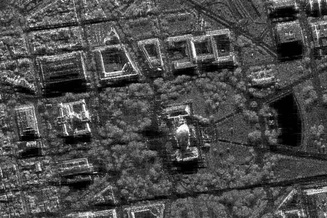
#> input picture sar_1_gray.jpg, 327 x 218 px, shrunk from 600 x 400 before the run
$ jupyter execute Lab1.ipynb
#> lines starting #> are read from the running program, lines starting #| are printed output that depends on the picture; after the words box and inside, x2 and y2 are one past the last pixel; in counts of white or black regions, pixels touching at a corner belong together; long printed decimals are rounded
[cell 1]
import os
import cv2
import numpy as np
import matplotlib.pyplot as plt
from skimage import io

os.makedirs('Data', exist_ok=True)

def save_fig(name):
    plt.savefig(os.path.join('Data', name), dpi=300, bbox_inches='tight')

img_file = 'sar_1_gray.jpg'

## 1. Загрузите изображение в оттенках серого

[cell 2]
img = io.imread(img_file)
#> img is the input picture: shape (218, 327); min 0, max 255, mean 74.9
#img_gray = io.imread(img_file, as_gray=True)
#img_gray = cv2.cvtColor(img, cv2.COLOR_BGR2GRAY)
img_gray = cv2.imread(img_file, cv2.IMREAD_GRAYSCALE)

print(img.shape, img_gray.shape, img_gray.dtype)
#| (218, 327) (218, 327) uint8

## 2. Постройте гистограмму

[cell 3]
b_hist = cv2.calcHist([img_gray],[0],None,[256],(0,256), accumulate=False)
#> b_hist = 256 values, max 840 at index 67, min 3 at index 246, mean 278.5
plt.figure(figsize=(12, 4))
plt.suptitle('Гистограммы', fontsize=16)

plt.subplot(1,3,1)
plt.title('Histogram')
plt.plot(b_hist)

b_hist_cum = b_hist.cumsum()
#> b_hist_cum = 256 values from 597 to 71286
plt.subplot(1,3,2)
plt.title('Cumulative')
plt.plot(b_hist_cum)

b_hist_norm = b_hist /  (img.shape[0] * img.shape[1])
#> b_hist_norm = 256 values, max 0.0118 at index 67, min 4.21e-05 at index 246, mean 0.00391
plt.subplot(1,3,3)
plt.title('Normalized')
plt.plot(b_hist_norm)

save_fig('histograms.png')
#> in save_fig, `plt.savefig(os.path.join('Data', name), dpi=300, bbox_inches='tight')`:
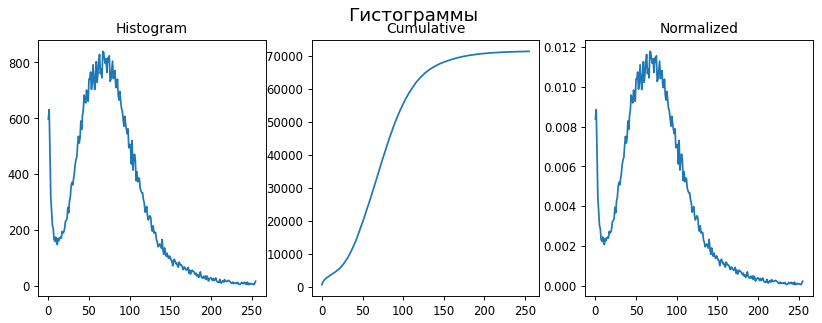
#> figure drawn by matplotlib, 3 panels; panel 1: curve peaks at x = 67, y = 840; panel 2: curve peaks at x = 255, y = 71286; panel 3: curve peaks at x = 67, y = 0.0118

## 3. Гамма-коррекция с параметром гамма < 1, > 1

[cell 4]
img_norm = img_gray.astype('float32')
img_norm = img_norm / img_norm.max()

def gamma_correction(img_, gamma):
#> called with gamma = 0.5
    return np.power(img_, gamma)
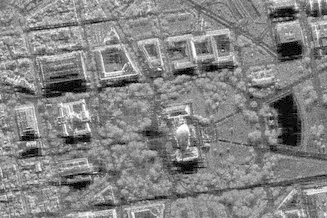
#> returned value: shape (218, 327) float32; min 0, max 1, mean 0.518

gamma_low = 0.5
gamma_high = 2.0

img_gamma_low = gamma_correction(img_norm, gamma_low)
img_gamma_high = gamma_correction(img_norm, gamma_high)
#> call 2 of gamma_correction, with gamma = 2
#> in gamma_correction (call 2), `return np.power(img_, gamma)`:
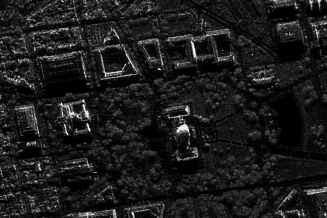
#> returned value: shape (218, 327) float32; min 0, max 1, mean 0.111

img_gamma_low_8 = (img_gamma_low*255.).astype('uint8')
img_gamma_high_8 = (img_gamma_high*255.).astype('uint8')

plt.figure(figsize=(12, 4))
plt.suptitle('Гамма', fontsize=16)

plt.subplot(1,3,1)
plt.title('Gamma < 1')
plt.imshow(img_gamma_low_8, cmap='gray')
plt.axis('off')
plt.subplot(1,3,2)
plt.title('Gamma > 1')
plt.imshow(img_gamma_high_8, cmap='gray')
plt.axis('off')
plt.subplot(1,3,3)
plt.title('Orig')
plt.imshow(img_gray, cmap='gray')
plt.axis('off')

save_fig('gamma.png')

## 4. Сравните исходное изображение и скорректированное (MSE, SSIM)

[cell 5]
from skimage.metrics import structural_similarity, mean_squared_error

img_gray_f = img_gray.astype('float32')
img_gray_f = img_gray_f / img_gray_f.max()
img_gamma_low_f = img_gamma_low_8.astype('float32') / 255.
img_gamma_high_f = img_gamma_high_8.astype('float32') / 255.

plt.figure(figsize=(10, 4))
plt.suptitle('Сравнение с скорректированными', fontsize=16)

# SSIM gamma < 1
(ssim_low, diff_low) = structural_similarity(img_gray_f, img_gamma_low_f, full=True, data_range=1.0)
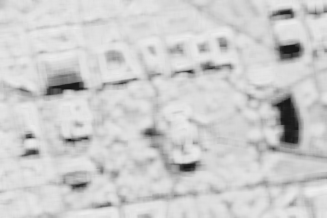
#> diff_low: shape (218, 327) float32; min 0.0974, max 0.938, mean 0.805
#> ssim_low = 0.803
diff_low = (diff_low * 255).astype('uint8')

print('Gamma < 1 (0.5)')
print('SSIM: {}'.format(ssim_low))
#| SSIM: 0.8029

plt.subplot(1,2,1)
plt.title('Gamma < 1')
plt.imshow(diff_low, cmap='gray')
plt.axis('off')

# SSIM gamma > 1
(ssim_high, diff_high) = structural_similarity(img_gray_f, img_gamma_high_f, full=True, data_range=1.0)
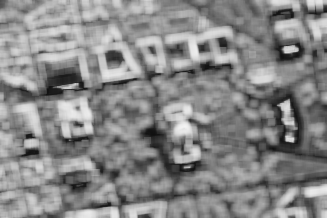
#> diff_high: shape (218, 327) float32; min 0.064, max 0.954, mean 0.534
#> ssim_high = 0.532
diff_high = (diff_high * 255).astype('uint8')

print('Gamma > 1 (2)')
print('SSIM: {}'.format(ssim_high))
#| SSIM: 0.5316

plt.subplot(1,2,2)
plt.title('Gamma > 1')
plt.imshow(diff_high, cmap='gray')
plt.axis('off')

save_fig('comparison.png')

# MSE
mse_low = mean_squared_error(img_gray_f, img_gamma_low_f)
#> mse_low = 0.0512
mse_high = mean_squared_error(img_gray_f, img_gamma_high_f)
#> mse_high = 0.0378

print('MSE low: {}'.format(mse_low))
#| MSE low: 0.05118
print('MSE high: {}'.format(mse_high))
#| MSE high: 0.03783

## 5. Статистическая цветокоррекция на основе статистики eq_gray

[cell 6]
#eq_gray = io.imread('EQ.jpg', as_gray=True).astype('float32')
eq_gray = cv2.equalizeHist(img_gray.astype('uint8'))
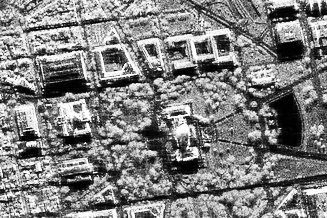
#> eq_gray: shape (218, 327); min 0, max 255, mean 127.4

src = img_gray.astype('float32')
src /= src.max()
eq = eq_gray.astype('float32')
eq /= eq.max()

mean_src = src.mean()
#> mean_src = 0.294
std_src = src.std()
#> std_src = 0.158

mean_eq = eq.mean()
#> mean_eq = 0.5
std_eq = eq.std()
#> std_eq = 0.291

img_corr = (std_eq / std_src) * (src - mean_src) + mean_eq
img_corr = np.clip(img_corr, 0, 1)
img_corr_8 = (img_corr * 255).astype('uint8')

plt.figure(figsize=(10, 4))
plt.suptitle('Статическая цветокоррекция', fontsize=16)

plt.subplot(1,2,1)
plt.title('Corrected')
plt.imshow(img_corr_8, cmap='gray')
plt.axis('off')
plt.subplot(1,2,2)
plt.title('Original')
plt.imshow(img_gray, cmap='gray')
plt.axis('off')

save_fig('color_correction.png')

## 6. Пороговая фильтрация с различными параметрами

[cell 7]
thresholds = [50, 100, 150, 200]

# в исходном Lab1.py: img_u8 = (img_gray * 255).astype('uint8') — но img_gray уже uint8,
# умножение на 255 вызывает переполнение uint8 (значения заворачиваются по модулю 256)
# и искажает результат пороговой фильтрации, поэтому:
img_u8 = img_gray.copy()  # img_gray уже uint8

plt.figure(figsize=(15, 8))
plt.suptitle('Пороговая фильтрация', fontsize=16)

for i, T in enumerate(thresholds):
    _, thresh1 = cv2.threshold(img_u8, T, 255, cv2.THRESH_BINARY)
    plt.subplot(2,3,i+1)
    plt.title('Threshold {}'.format(T))
    plt.imshow(thresh1, cmap='gray')
    plt.axis('off')
#> this loop made 4 passes
#> pass 1, `_, thresh1 = cv2.threshold(img_u8, T, 255, cv2.THRESH_BINARY)`:
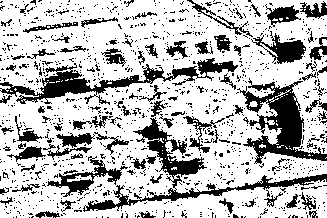
#> thresh1: shape (218, 327); 72.7% white; 1126 black regions (1036 under 20 px), largest, box (x1, y1, x2, y2) and area: (83, 117, 327, 212) 2854, (237, 78, 327, 164) 2771, (0, 58, 238, 105) 2675

_, th_otsu = cv2.threshold(img_u8, 0, 255, cv2.THRESH_BINARY + cv2.THRESH_OTSU)
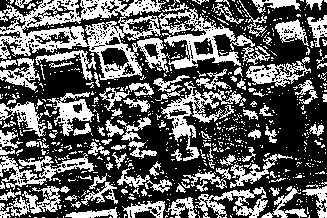
#> th_otsu: shape (218, 327); 38% white; 824 white regions (717 under 20 px), largest, box (x1, y1, x2, y2) and area: (0, 0, 170, 80) 5508, (158, 8, 241, 69) 1731, (161, 81, 242, 161) 1493
plt.subplot(2,3,5)
plt.title('Otsu')
plt.imshow(th_otsu, cmap='gray')
plt.axis('off')

th_adapt = cv2.adaptiveThreshold(img_u8, 255,
                                 cv2.ADAPTIVE_THRESH_GAUSSIAN_C,
                                 cv2.THRESH_BINARY,
                                 11, 2)
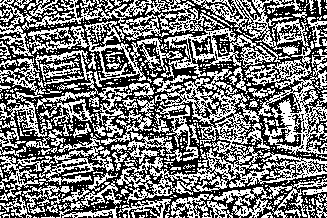
#> th_adapt: shape (218, 327); 47.3% white in thin lines or dots
plt.subplot(2,3,6)
plt.title('Adaptive')
plt.imshow(th_adapt, cmap='gray')
plt.axis('off')

print('Порог Отсу:', int(cv2.threshold(img_u8, 0, 255, cv2.THRESH_BINARY + cv2.THRESH_OTSU)[0]))
#| Порог Отсу: 82
save_fig('thresholds.png')
#> in save_fig (call 5), `plt.savefig(os.path.join('Data', name), dpi=300, bbox_inches='tight')`:
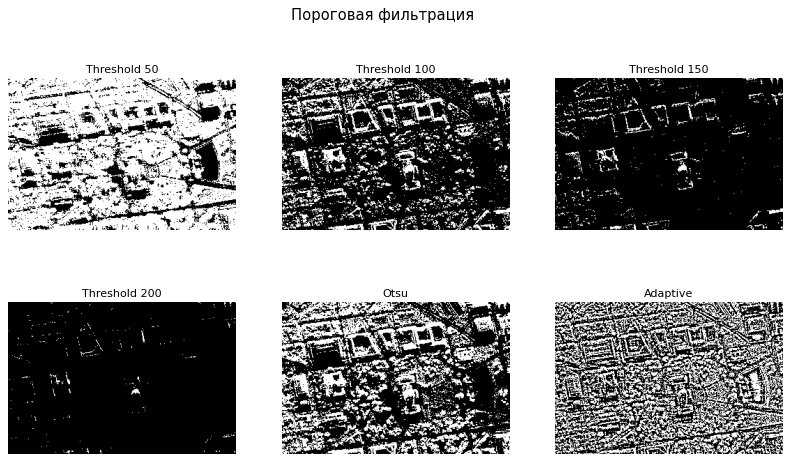
#> figure drawn by matplotlib, 6 panels

$ run again, with sar_2_gray.jpg copied over sar_1_gray.jpg
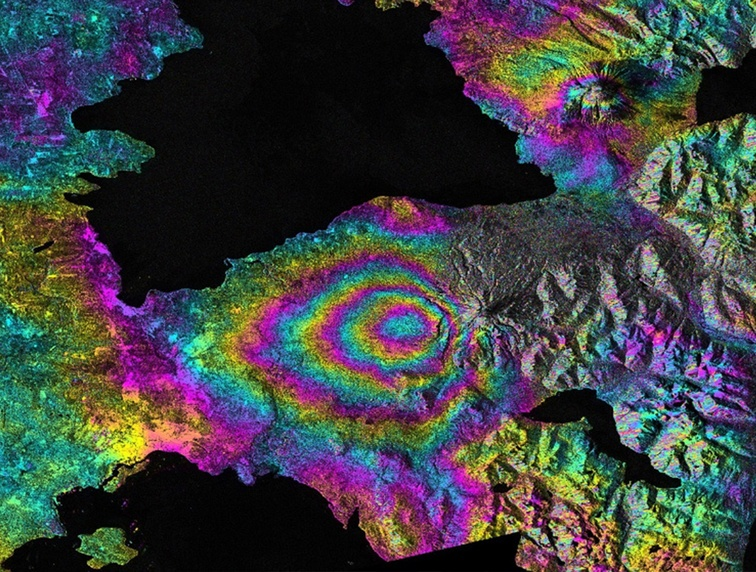
#> input picture sar_2_gray.jpg, 756 x 572 px, shrunk from 1388 x 1050 before the run
#> img is the input picture: shape (572, 756, 3); mean R, G, B 63.1, 64.6, 65.9
#| (572, 756, 3) (572, 756) uint8
#> b_hist = 256 values, max 15593 at index 5, min 0 at index 235, mean 1689.2
#> b_hist_cum = 256 values from 3193 to 432432
#> b_hist_norm = 256 values, max 0.0361 at index 5, min 0 at index 235, mean 0.00391
#> ssim_low = 0.691
#| SSIM: 0.6914
#> ssim_high = 0.49
#| SSIM: 0.4901
#> mse_low = 0.0403
#> mse_high = 0.0315
#| MSE low: 0.04034
#| MSE high: 0.03154
#> mean_src = 0.271
#> std_src = 0.214
#> mean_eq = 0.502
#> std_eq = 0.287
#> the loop `for i, T in enumerate(thresholds):` made 4 passes
#> pass 1, `_, thresh1 = cv2.threshold(img_u8, T, 255, cv2.THRESH_BINARY)`:
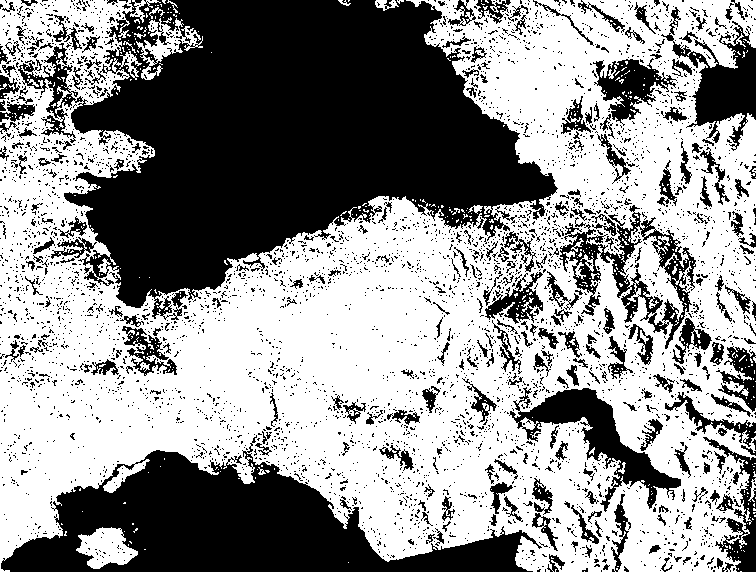
#> thresh1: shape (572, 756); 57.3% white; 4171 black regions (3874 under 20 px), largest, box (x1, y1, x2, y2) and area: (18, 0, 558, 320) 93425, (1, 435, 542, 572) 32432, (509, 387, 681, 512) 5498
#> th_otsu: shape (572, 756); 44% white; 1890 white regions (1748 under 20 px), largest, box (x1, y1, x2, y2) and area: (0, 0, 756, 572) 167805, (663, 0, 756, 68) 2659, (23, 0, 123, 67) 1929
#> `th_adapt = cv2.adaptiveThreshold(img_u8, 255, cv2.ADAPTIVE_THRESH_GAUS..`:
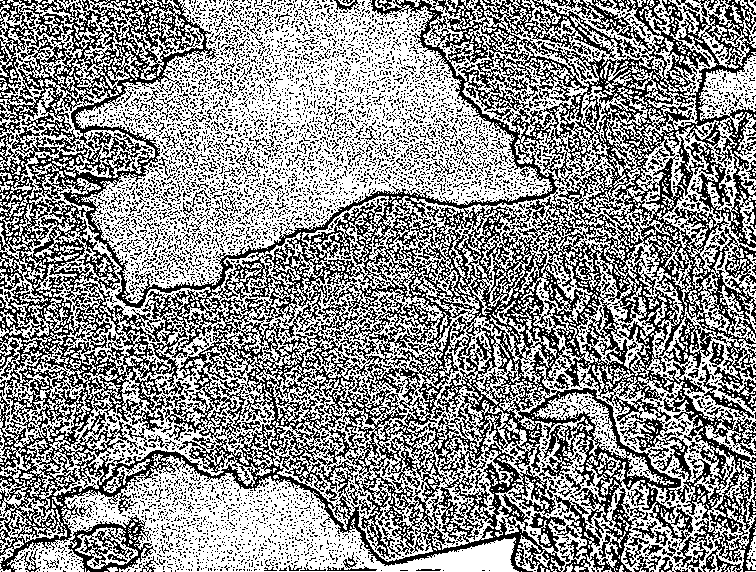
#> th_adapt: shape (572, 756); 56.6% white; black in thin lines or dots
#| Порог Отсу: 69

$ run again, with sar_3_gray.jpg copied over sar_1_gray.jpg
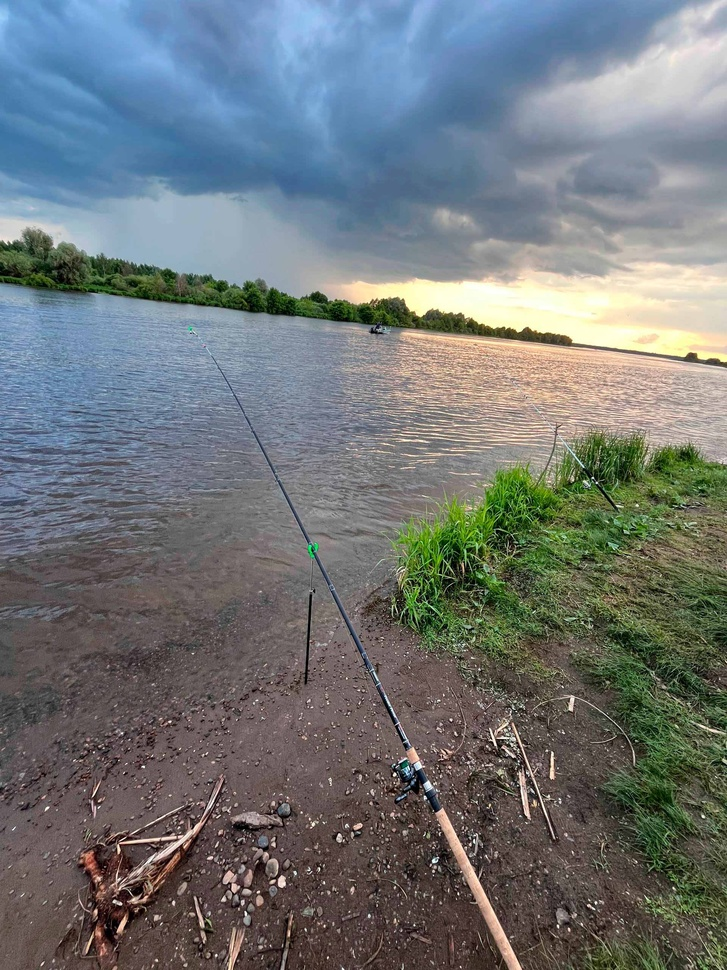
#> input picture sar_3_gray.jpg, 727 x 970 px, shrunk from 1920 x 2560 before the run
#> img is the input picture: shape (970, 727, 3); mean R, G, B 112.4, 118, 119.5
#| (970, 727, 3) (970, 727) uint8
#> b_hist = 256 values, max 7548 at index 128, min 83 at index 255, mean 2754.6
#> b_hist_cum = 256 values from 356 to 705190
#> b_hist_norm = 256 values, max 0.0107 at index 128, min 0.000118 at index 255, mean 0.00391
#> ssim_low = 0.885
#| SSIM: 0.8852
#> ssim_high = 0.709
#| SSIM: 0.7093
#> mse_low = 0.0433
#> mse_high = 0.049
#| MSE low: 0.04326
#| MSE high: 0.04901
#> mean_src = 0.457
#> std_src = 0.184
#> mean_eq = 0.503
#> std_eq = 0.289
#> th_otsu: shape (970, 727); 44.4% white; 5878 white regions (5583 under 20 px), largest, box (x1, y1, x2, y2) and area: (0, 0, 727, 363) 177053, (0, 284, 727, 592) 94454, (239, 480, 314, 572) 2092
#> `th_adapt = cv2.adaptiveThreshold(img_u8, 255, cv2.ADAPTIVE_THRESH_GAUS..`:
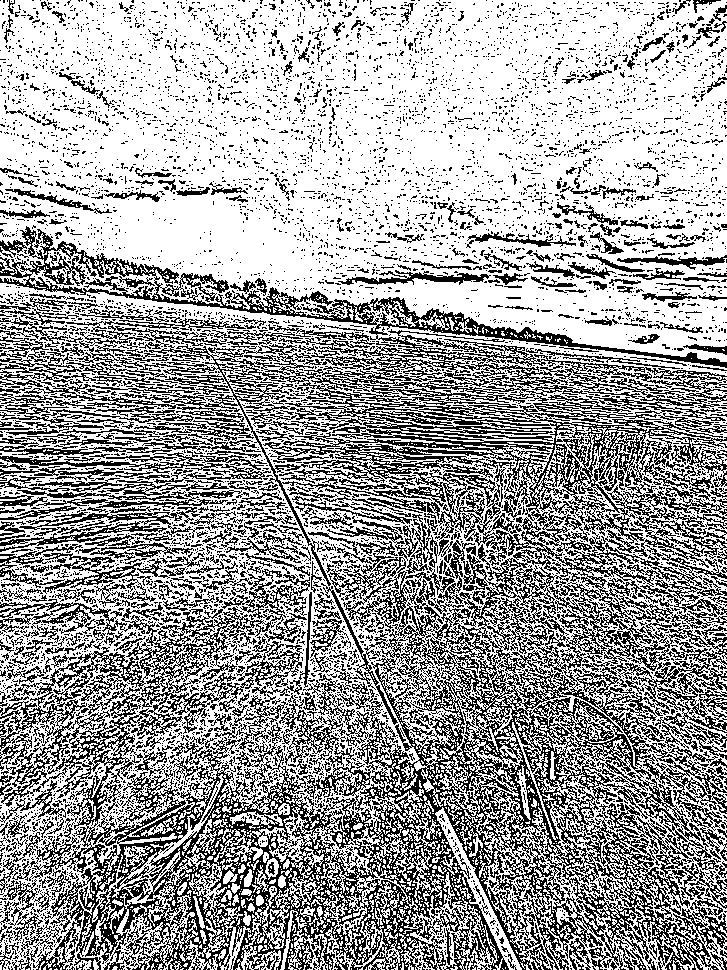
#> th_adapt: shape (970, 727); 63.5% white; black in thin lines or dots
#| Порог Отсу: 120
